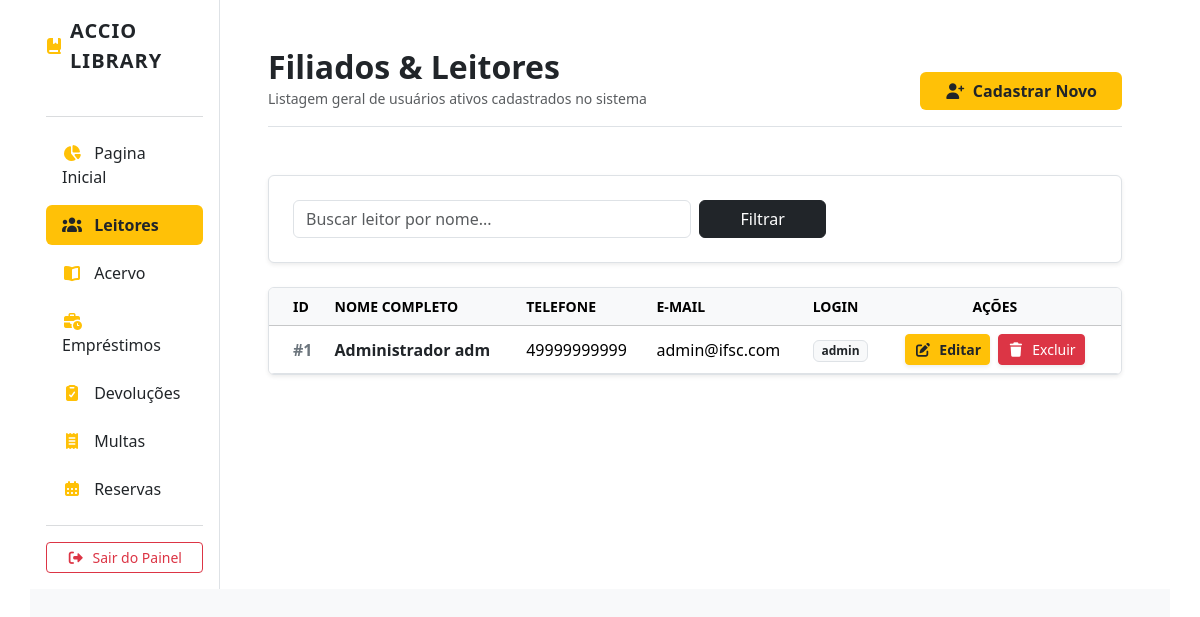
Screenshot of /usuario/UsuarioList.php (signed in) with the database file from the repository.
### tables this page shows
CREATE TABLE IF NOT EXISTS usuario (
    id INT AUTO_INCREMENT PRIMARY KEY,
    nome VARCHAR(100) NOT NULL,
    sobrenome VARCHAR(100) NOT NULL,
    telefone VARCHAR(20) NOT NULL,
    email VARCHAR(100) NOT NULL,
    login VARCHAR(50) NOT NULL UNIQUE,
    senha VARCHAR(255) NOT NULL
);

### db.class.php (called while the page is built, shortened)
<?php
class db {
    private $host     = 'localhost';
    private $user     = 'root';
    private $password = '';
    private $port     = '3306';
    private $dbname   = 'db_pweb_pamelapaola_banco';
    private $table_name;
    private $conn;
    public function __construct($table_name)
    {
        $this->table_name = $table_name;
        $this->conn = $this->connect();
    }
    private function connect()
    {
        try {
            return new PDO(
                "mysql:host=$this->host;dbname=$this->dbname;port=$this->port;charset=utf8",
                $this->user,
                $this->password,
                [
                    PDO::ATTR_ERRMODE => PDO::ERRMODE_EXCEPTION,
                ]
            );
        } catch (PDOException $e) {
            die('Erro na conexão: ' . $e->getMessage());
        }
    }
    public function all(){
        $sql = "SELECT * FROM $this->table_name";
        $st = $this->conn->prepare($sql);
        $st->execute();
        return $st->fetchAll(PDO::FETCH_CLASS);
    }
}

### usuario/UsuarioList.php (the view, shortened to what this page needs)
<?php
include '../header.php';
require_once "../db.class.php";
$db = new db('usuario');
if (!empty($_POST['valor'])) {
    $dados_busca = [
        'tipo' => 'nome',
        'valor' => $_POST['valor']
    ];
    $lista = $db->search($dados_busca);
} else {
    $lista = $db->all();
}
?>
<main class="container-fluid p-0 bg-light" style="min-height: 100vh;">
  <div class="row g-0">
    <aside class="col-md-3 col-lg-2 p-3 bg-white border-end">
      <div class="d-flex flex-column h-100">
        <a href="../index.php" class="d-flex align-items-center mb-4 me-md-auto text-decoration-none">
          <i class="fa-solid fa-book-bookmark me-2" style="color: #ffc107;"></i>
          <span class="fs-5 fw-bold text-dark" style="letter-spacing: 1px;">ACCIO LIBRARY</span>
        </a>
        <hr class="text-secondary">
        <ul class="nav nav-pills flex-column mb-auto gap-2">
          <li><a href="../index.php" class="nav-link py-2.5 px-3 rounded text-dark hover-sidebar"><i class="fa-solid fa-chart-pie me-2" style="color: #ffc107;"></i> Pagina Inicial</a></li>
          <li><a href="UsuarioList.php" class="nav-link active py-2.5 px-3 rounded text-dark fw-bold" style="background-color: #ffc107;"><i class="fa-solid fa-users me-2"></i> Leitores</a></li>
          <li><a href="../livros/livroList.php" class="nav-link py-2.5 px-3 rounded text-dark hover-sidebar"><i class="fa-solid fa-book-open me-2" style="color: #ffc107;"></i> Acervo</a></li>
          <li><a href="../emprestimo/emprestimoList.php" class="nav-link py-2.5 px-3 rounded text-dark hover-sidebar"><i class="fa-solid fa-business-time me-2" style="color: #ffc107;"></i> Empréstimos</a></li>
          <li><a href="../devolucoes/devolucaoList.php" class="nav-link py-2.5 px-3 rounded text-dark hover-sidebar"><i class="fa-solid fa-clipboard-check me-2" style="color: #ffc107;"></i> Devoluções</a></li>
          <li><a href="../multas/multasList.php" class="nav-link py-2.5 px-3 rounded text-dark hover-sidebar"><i class="fa-solid fa-receipt me-2" style="color: #ffc107;"></i> Multas</a></li>
          <li><a href="../reservas/reservasList.php" class="nav-link py-2.5 px-3 rounded text-dark hover-sidebar"><i class="fa-solid fa-calendar-days me-2" style="color: #ffc107;"></i> Reservas</a></li>
        </ul>
        <hr class="text-secondary">
        <div class="d-flex flex-column gap-2">
          <a href="../login.php" class="btn btn-sm btn-outline-danger w-100"><i class="fa-solid fa-right-from-bracket me-2"></i>Sair do Painel</a>
        </div>
      </div>
    </aside>
    <article class="col-md-9 col-lg-10 p-4 p-md-5 bg-white">
      <div class="mb-5 border-bottom pb-3 d-flex justify-content-between align-items-end flex-wrap gap-3">
        <div>
          <h1 class="fw-bold text-dark m-0 h2">Filiados & Leitores</h1>
          <span class="text-muted small">Listagem geral de usuários ativos cadastrados no sistema</span>
        </div>
        <div>
          <a href="UsuarioForm.php" class="btn px-4 text-dark fw-bold" style="background-color: #ffc107;">
            <i class="fa-solid fa-user-plus me-2"></i>Cadastrar Novo
          </a>
        </div>
      </div>
      <div class="card p-4 border bg-white shadow-sm mb-4">
        <form action="UsuarioList.php" method="post" class="row g-2">
          <div class="col-md-8 col-lg-6">
            <input type="text" name="valor" class="form-control" placeholder="Buscar leitor por nome...">
          </div>
          <div class="col-md-4 col-lg-2">
            <button type="submit" class="btn btn-dark w-100">Filtrar</button>
          </div>
        </form>
      </div>
      <div class="card border bg-white shadow-sm overflow-hidden">
        <div class="table-responsive">
          <table class="table table-hover align-middle m-0">
            <thead class="table-light text-secondary small text-uppercase">
              <tr>
                <th class="ps-4">ID</th>
                <th>Nome Completo</th>
                <th>Telefone</th>
                <th>E-mail</th>
                <th>Login</th>
                <th class="text-center pe-4">Ações</th>
              </tr>
            </thead>
            <tbody>
              <?php if(!empty($lista)): ?>
                <?php foreach ($lista as $item): ?>
                  <tr>
                    <td class="ps-4 fw-bold text-secondary">#<?php echo $item->id; ?></td>
                    <td class="fw-bold text-dark"><?php echo $item->nome . " " . $item->sobrenome; ?></td>
                    <td><?php echo $item->telefone; ?></td>
                    <td><?php echo $item->email; ?></td>
                    <td><span class="badge bg-light text-dark border"><?php echo $item->login; ?></span></td>
                    <td class="text-center pe-4">
                      <div class="d-inline-flex gap-2">
                        <a href="UsuarioForm.php?id=<?php echo $item->id; ?>" class="btn btn-sm btn-warning shadow-sm text-dark fw-bold">
                          <i class="fa-solid fa-pen-to-square me-1"></i> Editar
                        </a>
                        <a href="UsuarioList.php?excluir_id=<?php echo $item->id; ?>" class="btn btn-sm btn-danger shadow-sm" onclick="return confirm('Tem certeza que deseja remover este usuário?')">
                          <i class="fa-solid fa-trash me-1"></i> Excluir
                        </a>
                      </div>
                    </td>
                  </tr>
                <?php endforeach; ?>
              <?php else: ?>
                <tr>
                  <td colspan="6" class="text-center py-4 text-muted">Nenhum leitor encontrado.</td>
                </tr>
              <?php endif; ?>
            </tbody>
          </table>
        </div>
      </div>
    </article>
  </div>
</main>
<?php
include '../footer.php';
?>

### rows the page displays
usuario: id "1", nome "Administrador", sobrenome "adm", telefone "49999999999", email "admin@ifsc.com", login "admin"
